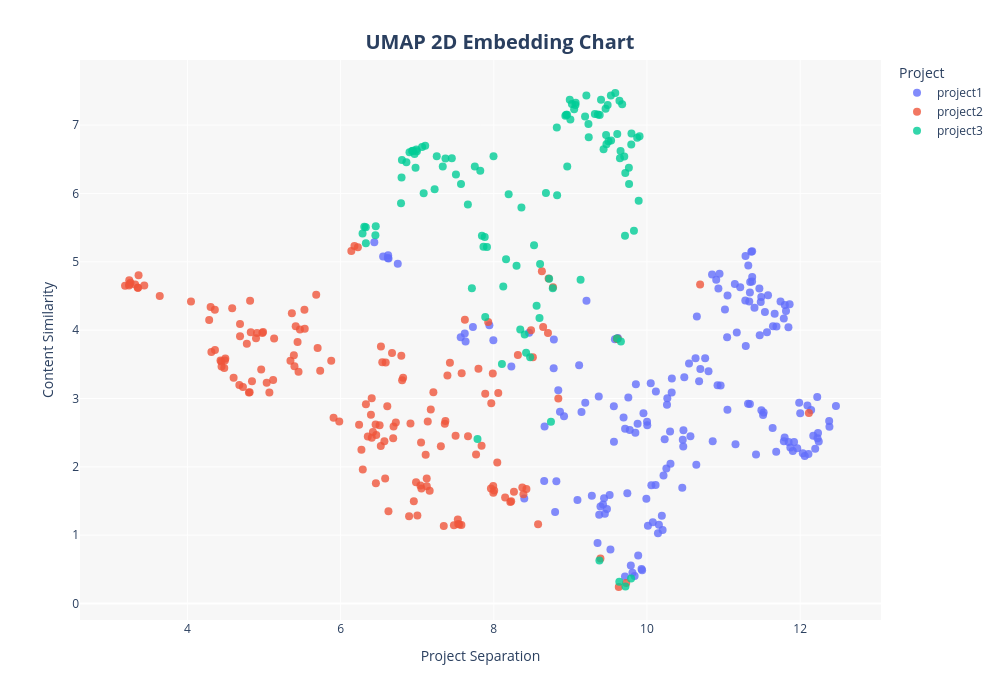

The notebook cell saved with this chart:
### Markdown cell above
### Visualization 2 — UMAP 2D

### Code cell
# UMAP projection
umap_model = umap.UMAP(
    n_components=2,
    min_dist=0.1,
    n_neighbors=15,
    random_state=42,
    metric='cosine'
)
reduced_vectors_umap = umap_model.fit_transform(vectors)

df_umap = pd.DataFrame({
    'UMAP 1': reduced_vectors_umap[:, 0],
    'UMAP 2': reduced_vectors_umap[:, 1],
    'Project': projects,
    'Type': doc_types,
    'Source': sources,
    'Headline': headlines,
    'Summary': [d[:80] for d in documents]
})

fig_umap = px.scatter(
    df_umap,
    x='UMAP 1',
    y='UMAP 2',
    color='Project',
    hover_data=['Project', 'Source', 'Type', 'Headline', 'Summary'],
    labels={'UMAP 1': 'Project Separation', 'UMAP 2': 'Content Similarity'},
    height=700,
    width=1000
)

fig_umap.update_traces(marker=dict(size=8, opacity=0.8))
fig_umap.update_layout(
    font=dict(size=12),
    hovermode='closest',
    plot_bgcolor='rgba(240, 240, 240, 0.5)',
    title=dict(
        text='<b>UMAP 2D Embedding Chart</b>', x=0.5, y=0.95,
        font=dict(size=20)
    ))

fig_umap.write_html(results_fig / 'umap_2d_chart.html')
fig_umap.write_image(results_fig / 'umap_2d_chart.png', width=1200, height=800, scale=2)
fig_umap.show()

print('UMAP 2D chart saved')

### Figure 1 — Plotly figure (JSON) as saved in the notebook; plotly's stock layout.template omitted (floating-point values rounded to 4 significant figures; data arrays with more than 128 entries replaced by an {"elided": "..."} marker saying what was removed)
{"data": [{"customdata": {"elided": "170x5 str values"}, "hovertemplate": "Project=%{customdata[0]}<br>Project Separation=%{x}<br>Content Similarity=%{y}<br>Source=%{customdata[1]}<br>Type=%{customdata[2]}<br>Headline=%{customdata[3]}<br>Summary=%{customdata[4]}<extra></extra>", "legendgroup": "project1", "marker": {"color": "#636efa", "opacity": 0.8, "size": 8, "symbol": "circle"}, "mode": "markers", "name": "project1", "orientation": "v", "showlegend": true, "type": "scatter", "x": {"elided": "170 float values"}, "xaxis": "x", "y": {"elided": "170 float values"}, "yaxis": "y"}, {"customdata": {"elided": "158x5 str values"}, "hovertemplate": "Project=%{customdata[0]}<br>Project Separation=%{x}<br>Content Similarity=%{y}<br>Source=%{customdata[1]}<br>Type=%{customdata[2]}<br>Headline=%{customdata[3]}<br>Summary=%{customdata[4]}<extra></extra>", "legendgroup": "project2", "marker": {"color": "#EF553B", "opacity": 0.8, "size": 8, "symbol": "circle"}, "mode": "markers", "name": "project2", "orientation": "v", "showlegend": true, "type": "scatter", "x": {"elided": "158 float values"}, "xaxis": "x", "y": {"elided": "158 float values"}, "yaxis": "y"}, {"customdata": {"elided": "108x5 str values"}, "hovertemplate": "Project=%{customdata[0]}<br>Project Separation=%{x}<br>Content Similarity=%{y}<br>Source=%{customdata[1]}<br>Type=%{customdata[2]}<br>Headline=%{customdata[3]}<br>Summary=%{customdata[4]}<extra></extra>", "legendgroup": "project3", "marker": {"color": "#00cc96", "opacity": 0.8, "size": 8, "symbol": "circle"}, "mode": "markers", "name": "project3", "orientation": "v", "showlegend": true, "type": "scatter", "x": [9.608, 9.66, 8.297, 8.959, 6.979, 7.105, 7.064, 7.888, 8.597, 8.106, 6.459, 6.329, 6.33, 8.124, 8.475, 8.747, 9.713, 9.647, 9.498, 9.892, 9.795, 9.531, 9.717, 9.764, 9.236, 9.471, 9.612, 9.766, 9.83, 9.655, 9.704, 9.639, 8.723, 8.16, 8.422, 8.77, 9.903, 9.02, 9.209, 9.676, 9.641, 9.049, 9.46, 9.529, 9.586, 9.487, 8.559, 7.787, 9.798, 9.192, 9.379, 9.719, 9.793, 9.0, 9.36, 8.605, 8.681, 8.403, 8.526, 9.24, 8.946, 7.334, 6.796, 6.859, 7.997, 7.255, 6.946, 6.9, 7.572, 6.801, 6.966, 6.996, 7.662, 6.933, 7.369, 7.752, 9.068, 8.934, 9.383, 7.228, 6.789, 7.085, 8.361, 7.845, 6.989, 7.911, 8.345, 7.866, 7.882, 7.824, 9.872, 8.827, 9.133, 8.992, 8.957, 9.4, 9.32, 7.506, 7.452, 8.823, 9.066, 9.466, 8.194, 9.433, 7.714, 6.454, 6.287, 6.309], "xaxis": "x", "y": [3.878, 3.835, 4.942, 6.395, 6.376, 6.697, 6.679, 4.192, 4.178, 3.505, 5.52, 5.505, 5.271, 4.638, 3.605, 2.659, 5.382, 6.514, 6.764, 5.891, 6.716, 6.774, 6.299, 6.375, 7.016, 6.719, 6.869, 6.136, 5.453, 6.622, 6.542, 0.3174, 4.752, 5.037, 3.669, 4.612, 6.836, 7.307, 7.434, 7.306, 7.358, 7.233, 7.239, 7.434, 7.469, 7.293, 4.355, 2.406, 6.876, 7.125, 0.6304, 0.2492, 0.3678, 7.083, 7.153, 4.966, 6.007, 3.938, 5.243, 6.824, 7.153, 6.393, 6.234, 6.457, 6.543, 6.545, 6.626, 6.604, 6.14, 6.491, 6.579, 6.616, 5.838, 6.62, 6.509, 6.395, 7.327, 7.137, 7.147, 6.061, 5.856, 6.004, 5.793, 5.381, 6.645, 5.217, 4.008, 5.219, 5.363, 6.331, 6.813, 5.975, 4.737, 7.37, 7.15, 7.371, 7.161, 6.278, 6.514, 6.965, 7.295, 6.857, 5.989, 6.647, 4.614, 5.387, 5.412, 5.514], "yaxis": "y"}], "layout": {"font": {"size": 12}, "height": 700, "hovermode": "closest", "legend": {"title": {"text": "Project"}, "tracegroupgap": 0}, "margin": {"t": 60}, "plot_bgcolor": "rgba(240, 240, 240, 0.5)", "title": {"font": {"size": 20}, "text": "<b>UMAP 2D Embedding Chart</b>", "x": 0.5, "y": 0.95}, "width": 1000, "xaxis": {"anchor": "y", "domain": [0, 1], "title": {"text": "Project Separation"}}, "yaxis": {"anchor": "x", "domain": [0, 1], "title": {"text": "Content Similarity"}}}}
